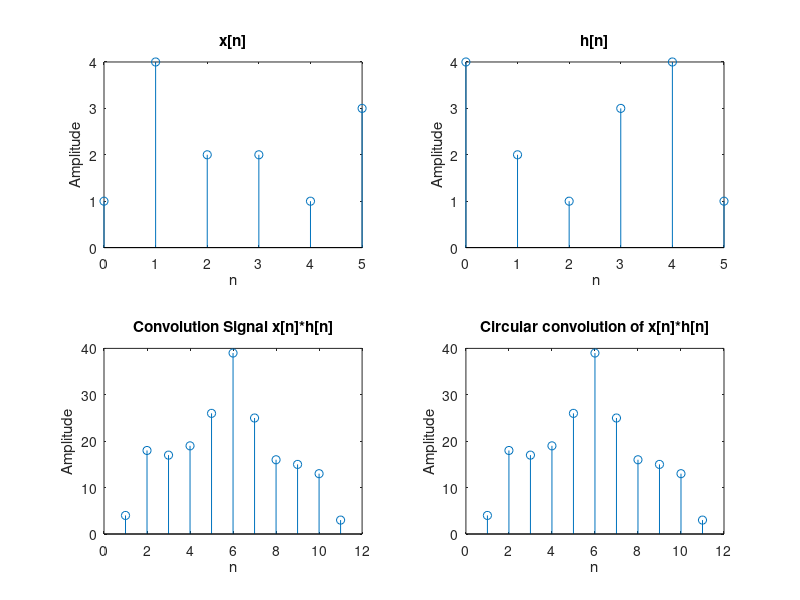

Write the MATLAB code that produced this figure.
% Program Description: Convolution of Equal Sequence length 

%Author: Zain Rajani 

% Program Intialisation
clear all;
close all;
clc;
n=0:1:5;
x=[1 4 2 2 1 3];
h=[4 2 1 3 4 1];
figure;
 
%Plot x[n]
subplot(2,2,1)
stem(n,x);
title('x[n]');
xlabel('n');
ylabel ('Amplitude');
 
%Plot h[n]
subplot(2,2,2)
stem(n,h);
xlabel (' n');
ylabel('Amplitude');
title('h[n]')
 
%Linear convolution of signal
y=conv(x,h);
 
%plotting convoluted signal
subplot(2,2,3);
stem(y)
xlabel('n');
ylabel('Amplitude')
title('Convolution Signal x[n]*h[n]');
 
%Circular convolution
z=cconv(x,h);
subplot(2,2,4);
stem(z);
xlabel('n');
ylabel('Amplitude');
title('Circular convolution of x[n]*h[n]');
